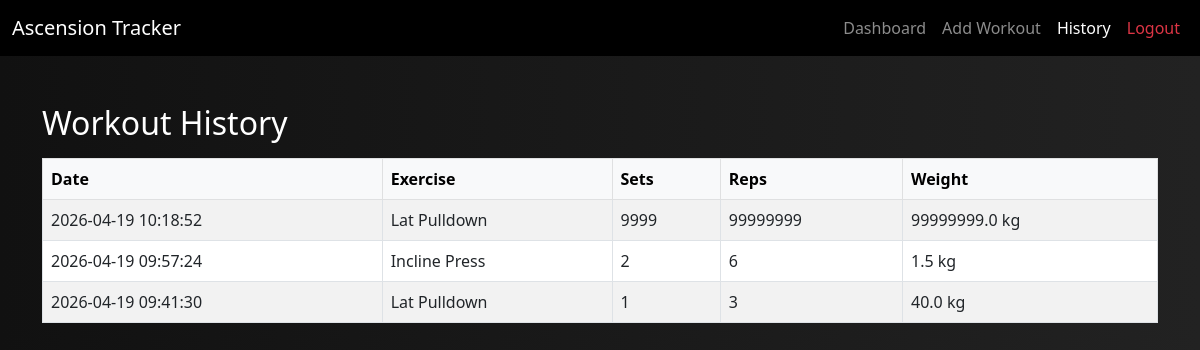
Screenshot of /history (signed in) with the database file from the repository.
### tables this page shows
CREATE TABLE workouts (
    id INTEGER PRIMARY KEY AUTOINCREMENT,
    user_id INTEGER,
    category TEXT,
    exercise TEXT,
    sets INTEGER,
    reps INTEGER,
    weight REAL,
    date TIMESTAMP DEFAULT CURRENT_TIMESTAMP
);

### app/routes.py (the view)
@main.route('/history')
@login_required
def history():
    conn = get_db()
    workouts = conn.execute("""
        SELECT * FROM workouts
        WHERE user_id = ?
        ORDER BY date DESC
    """, (current_user.id,)).fetchall()
    conn.close()
    return render_template('history.html', workouts=workouts)

### app/__init__.py (called while the page is built)
def create_app():
    app = Flask(__name__)
    app.config['SECRET_KEY'] = 'secret-key'
    login_manager = LoginManager()
    login_manager.login_view = 'main.login'
    login_manager.init_app(app)
    @login_manager.user_loader
    def load_user(user_id):
        conn = get_db()
        user_data = conn.execute(
            "SELECT * FROM users WHERE id = ?",
            (user_id,)
        ).fetchone()
        conn.close()
        if user_data:
            return User(
                id=user_data['id'],
                username=user_data['username'],
                password_hash=user_data['password_hash']
            )
        return None
    from .routes import main
    app.register_blueprint(main)
    return app

### app/db.py (called while the page is built)
def get_db():
    conn = sqlite3.connect('database.db')
    conn.row_factory = sqlite3.Row
    return conn

### app/templates/history.html
{% extends "base.html" %}
{% block content %}
<h2 class="mb-3">Workout History</h2>
<table class="table table-striped table-hover table-bordered align-middle">
    <thead class="table-light">
        <tr>
            <th>Date</th>
            <th>Exercise</th>
            <th>Sets</th>
            <th>Reps</th>
            <th>Weight</th>
        </tr>
    </thead>
    <tbody>
        {% for w in workouts %}
        <tr>
            <td>{{ w['date'] }}</td>
            <td>{{ w['exercise'] }}</td>
            <td>{{ w['sets'] }}</td>
            <td>{{ w['reps'] }}</td>
            <td>{{ w['weight'] }} kg</td>
        </tr>
        {% endfor %}
    </tbody>
</table>
{% endblock %}

### app/templates/base.html (style rules this page uses)
body { background: linear-gradient(to right, #111, #222); }

### rows the page displays
workouts: date "2026-04-19 10:18:52", exercise "Lat Pulldown", sets "9999", reps "99999999", weight "99999999.0"
workouts: date "2026-04-19 09:57:24", exercise "Incline Press", sets "2", reps "6", weight "1.5"
workouts: date "2026-04-19 09:41:30", exercise "Lat Pulldown", sets "1", reps "3", weight "40.0"
